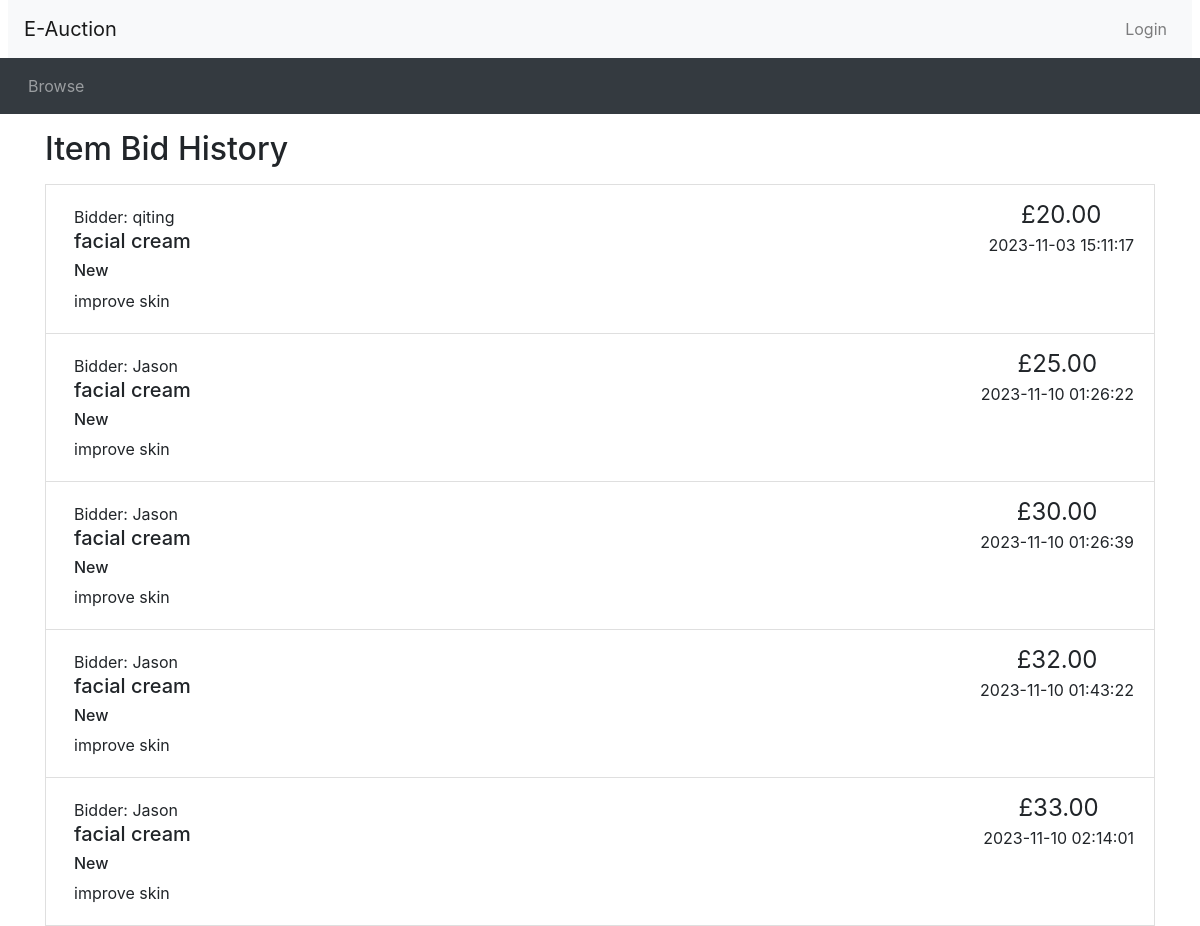
/bid_history.php?auction_id=11, run on the app's committed database.
### tables this page shows
CREATE TABLE `Bid` (
  `bidID` int NOT NULL,
  `price` float NOT NULL,
  `bidDate` datetime NOT NULL,
  `buyerName` varchar(100) NOT NULL,
  `auctionID` int NOT NULL
);

CREATE TABLE `Auction` (
  `auctionID` int NOT NULL,
  `title` varchar(100) NOT NULL,
  `itemCondition` varchar(100) NOT NULL,
  `description` varchar(200) NOT NULL,
  `category` varchar(100) NOT NULL,
  `startDate` datetime NOT NULL,
  `startingPrice` float NOT NULL,
  `reservePrice` float NOT NULL,
  `endDate` datetime NOT NULL,
  `noBid` int NOT NULL,
  `winner` varchar(100) NOT NULL,
  `sellerName` varchar(100) NOT NULL
);

### utilities.php (the view, shortened to what this page needs)
<?php
function print_itembid_li($name, $title, $cond, $desc, $price, $dtime)
{
  if (strlen($desc) > 250) {
    $desc_shortened = substr($desc, 0, 250) . '...';
  }
  else {
    $desc_shortened = $desc;
  }
  echo('
    <li class="list-group-item d-flex justify-content-between">
    <div class="p-2 mr-5"><h7>Bidder: ' . $name . '</h7><h5>'. $title . '</a></h5> <h6>' . $cond. '</h6> ' . $desc_shortened . '</div>
    <div class="text-center text-nowrap"><span style="font-size: 1.5em">£' . number_format($price, 2) . '</span><br/>'. $dtime .'</div>
  </li>'
  );
}
?>

### bid_history.php
<?php include_once("header.php")?>
<?php require("utilities.php")?>
<div class="container">
<h2 class="my-3">Item Bid History</h2>
<?php
$auction_id = $_GET['auction_id'];
require_once "database.php";
$sql = "SELECT * FROM Bid WHERE auctionID = '$auction_id'";
$result = mysqli_query($conn, $sql);
if ($result != null) {
    while($row = mysqli_fetch_assoc($result)) {
        $price = $row['price'];
        $name = $row['buyerName'];
        $dtime = "$row[bidDate]";
        $sql2 = "SELECT * FROM Auction WHERE auctionID = '$auction_id'";
        $result2 = mysqli_query($conn, $sql2);
        $row2 = mysqli_fetch_assoc($result2);
        $title = "$row2[title]";
        $condition = "$row2[itemCondition]";
        $description = "$row2[description]";
        print_itembid_li($name, $title, $condition, $description, $price, $dtime);
    }
}
?>
<?php include_once("footer.php")?>

### data on the page
bid: buyerName "qiting", auctionID.title "facial cream", auctionID.itemCondition "New", auctionID.description "improve skin", price "20.00", bidDate "2023-11-03 15:11:17"
bid: buyerName "Jason", auctionID.title "facial cream", auctionID.itemCondition "New", auctionID.description "improve skin", price "25.00", bidDate "2023-11-10 01:26:22"
bid: buyerName "Jason", auctionID.title "facial cream", auctionID.itemCondition "New", auctionID.description "improve skin", price "30.00", bidDate "2023-11-10 01:26:39"
bid: buyerName "Jason", auctionID.title "facial cream", auctionID.itemCondition "New", auctionID.description "improve skin", price "32.00", bidDate "2023-11-10 01:43:22"
bid: buyerName "Jason", auctionID.title "facial cream", auctionID.itemCondition "New", auctionID.description "improve skin", price "33.00", bidDate "2023-11-10 02:14:01"
